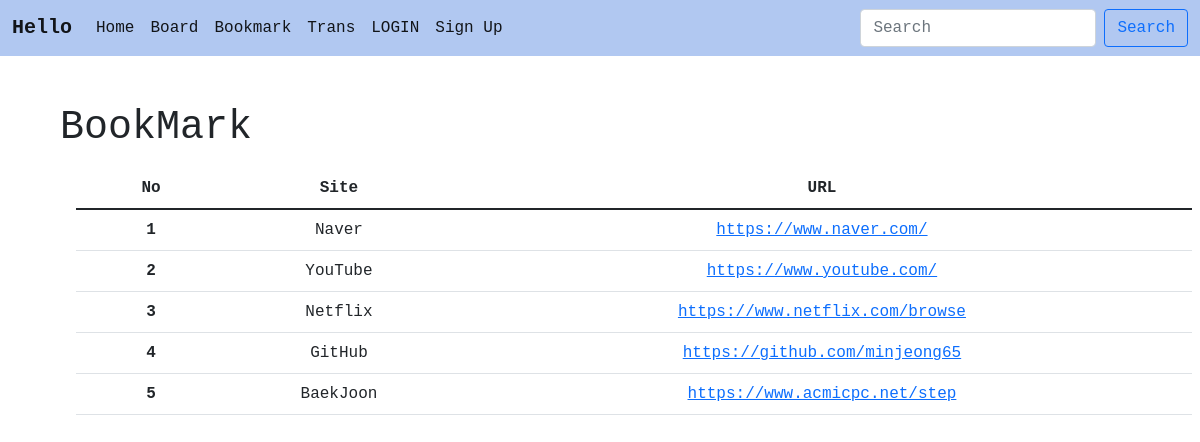
/book/, run on the app's committed database.
### book/models.py (models this page shows, shortened)
class Site(models.Model):
    site_name = models.CharField(max_length=100)
    site_url = models.TextField()

### book/views.py (the view)
# urls.py: path('', views.site, name = 'site'),
def site(request):
    s = Site.objects.all()
    context = {
        'site' : s
    }
    return render(request, 'bm/site.html', context)

### template/bm/site.html
{% extends 'base.html' %}
{% block content%}
<div class='container m-5 jm'>
    <h1>BookMark</h1>
    <table class="table table-hover m-3">
        <thead>
        <tr class = "text-center">
            <th scope="col">No</th>
            <th scope="col">Site</th>
            <th scope="col">URL</th>
        </tr>
        </thead>
        <tbody>
        {% for i in site %}
        <tr class = "text-center">
            <th scope="row" width = 150>{{ forloop.counter }}</th>
            <td>{{ i.site_name }}</td>
            <td><a href = "{{ i.site_url }}" target = "_ blank">{{ i.site_url }}</a></td>
        </tr>
        {% endfor %}
        </tbody>
  </table>
</div>
{% endblock %}

### template/base.html (style rules this page uses)
.jm { font-family: 'Nanum Gothic Coding', monospace; }

### data on the page
Site: site_name "Naver", site_url "https://www.naver.com/"
Site: site_name "YouTube", site_url "https://www.youtube.com/"
Site: site_name "Netflix", site_url "https://www.netflix.com/browse"
Site: site_name "GitHub", site_url "https://github.com/minjeong65"
Site: site_name "BaekJoon", site_url "https://www.acmicpc.net/step"
